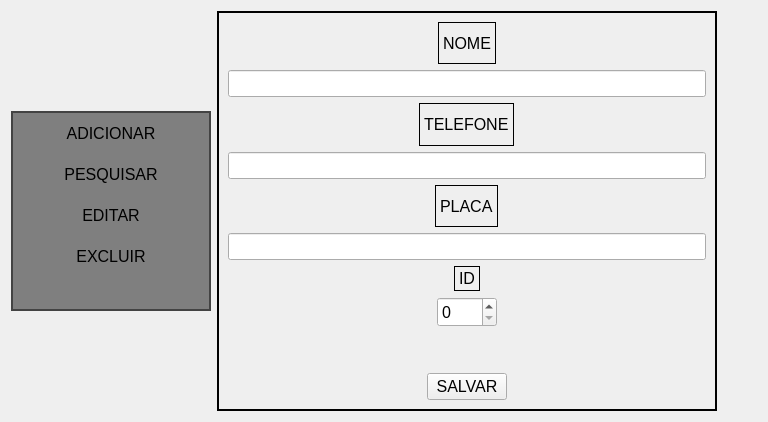
      <widget class="QWidget" name="motoboy">
       <attribute name="title">
        <string>Cadastrar Motoboys</string>
       </attribute>
       <layout class="QHBoxLayout" name="horizontalLayout_4">
        <item alignment="Qt::AlignmentFlag::AlignLeft">
         <widget class="QListWidget" name="listWidget_3">
          <property name="maximumSize">
           <size>
            <width>200</width>
            <height>200</height>
           </size>
          </property>
          <property name="font">
           <font>
            <pointsize>15</pointsize>
           </font>
          </property>
          <property name="styleSheet">
           <string notr="true">QListWidget {
    background-color: rgba(0, 0, 0, 120); /* fundo mais escuro para os itens */

}

QListWidget::item {

    padding: 11px;
    border: none;
   
}
</string>
          </property>
          <property name="frameShape">
           <enum>QFrame::Shape::WinPanel</enum>
          </property>
          <property name="autoScrollMargin">
           <number>16</number>
          </property>
          <item>
           <property name="text">
            <string>ADICIONAR</string>
           </property>
           <property name="font">
            <font>
             <pointsize>12</pointsize>
            </font>
           </property>
           <property name="textAlignment">
            <set>AlignCenter</set>
           </property>
           <property name="background">
            <brush brushstyle="SolidPattern">
             <color alpha="255">
              <red>255</red>
              <green>255</green>
              <blue>255</blue>
             </color>
            </brush>
           </property>
           <property name="foreground">
            <brush brushstyle="SolidPattern">
             <color alpha="255">
              <red>0</red>
              <green>0</green>
              <blue>0</blue>
             </color>
            </brush>
           </property>
           <property name="icon">
            <iconset theme="QIcon::ThemeIcon::ContactNew"/>
           </property>
          </item>
          <item>
           <property name="text">
            <string>PESQUISAR</string>
           </property>
           <property name="font">
            <font>
             <pointsize>12</pointsize>
            </font>
           </property>
           <property name="textAlignment">
            <set>AlignCenter</set>
           </property>
           <property name="icon">
            <iconset theme="QIcon::ThemeIcon::EditFind"/>
           </property>
          </item>
          <item>
           <property name="text">
            <string>EDITAR</string>
           </property>
           <property name="font">
            <font>
             <pointsize>12</pointsize>
            </font>
           </property>
           <property name="textAlignment">
            <set>AlignCenter</set>
           </property>
           <property name="icon">
            <iconset theme="QIcon::ThemeIcon::EditCut"/>
           </property>
          </item>
          <item>
           <property name="text">
            <string>EXCLUIR</string>
           </property>
           <property name="font">
            <font>
             <pointsize>12</pointsize>
            </font>
           </property>
           <property name="textAlignment">
            <set>AlignCenter</set>
           </property>
           <property name="icon">
            <iconset theme="QIcon::ThemeIcon::EditDelete"/>
           </property>
          </item>
         </widget>
        </item>
        <item alignment="Qt::AlignmentFlag::AlignLeft|Qt::AlignmentFlag::AlignVCenter">
         <widget class="QStackedWidget" name="stackedWidget_3">
          <property name="sizePolicy">
           <sizepolicy hsizetype="Expanding" vsizetype="Expanding">
            <horstretch>0</horstretch>
            <verstretch>0</verstretch>
           </sizepolicy>
          </property>
          <property name="minimumSize">
           <size>
            <width>500</width>
            <height>400</height>
           </size>
          </property>
          <property name="maximumSize">
           <size>
            <width>500</width>
            <height>400</height>
           </size>
          </property>
          <property name="frameShape">
           <enum>QFrame::Shape::WinPanel</enum>
          </property>
          <widget class="QWidget" name="page_3">
           <layout class="QVBoxLayout" name="verticalLayout_7">
            <item>
             <layout class="QVBoxLayout" name="verticalLayout_6">
              <item alignment="Qt::AlignmentFlag::AlignHCenter">
               <widget class="QLabel" name="label_11">
                <property name="font">
                 <font>
                  <pointsize>12</pointsize>
                 </font>
                </property>
                <property name="frameShape">
                 <enum>QFrame::Shape::Box</enum>
                </property>
                <property name="text">
                 <string>NOME</string>
                </property>
               </widget>
              </item>
              <item>
               <widget class="QLineEdit" name="motoboy_nome">
                <property name="font">
                 <font>
                  <pointsize>12</pointsize>
                 </font>
                </property>
                <property name="styleSheet">
                 <string notr="true">background-image: url(:/Imagens/branco de fundo.png);</string>
                </property>
               </widget>
              </item>
              <item alignment="Qt::AlignmentFlag::AlignHCenter">
               <widget class="QLabel" name="label_12">
                <property name="font">
                 <font>
                  <pointsize>12</pointsize>
                 </font>
                </property>
                <property name="frameShape">
                 <enum>QFrame::Shape::Box</enum>
                </property>
                <property name="text">
                 <string>TELEFONE</string>
                </property>
               </widget>
              </item>
              <item>
               <widget class="QLineEdit" name="motoboy_telefone">
                <property name="font">
                 <font>
                  <pointsize>12</pointsize>
                 </font>
                </property>
                <property name="styleSheet">
                 <string notr="true">background-image: url(:/Imagens/branco de fundo.png);</string>
                </property>
               </widget>
              </item>
              <item alignment="Qt::AlignmentFlag::AlignHCenter">
               <widget class="QLabel" name="label_13">
                <property name="font">
                 <font>
                  <pointsize>12</pointsize>
                 </font>
                </property>
                <property name="frameShape">
                 <enum>QFrame::Shape::Box</enum>
                </property>
                <property name="text">
                 <string>PLACA</string>
                </property>
               </widget>
              </item>
              <item>
               <widget class="QLineEdit" name="motoboy_placa">
                <property name="font">
                 <font>
                  <pointsize>12</pointsize>
                 </font>
                </property>
                <property name="styleSheet">
                 <string notr="true">background-image: url(:/Imagens/branco de fundo.png);</string>
                </property>
               </widget>
              </item>
              <item alignment="Qt::AlignmentFlag::AlignHCenter">
               <widget class="QLabel" name="label_14">
                <property name="maximumSize">
                 <size>
                  <width>30</width>
                  <height>25</height>
                 </size>
                </property>
                <property name="font">
                 <font>
                  <pointsize>12</pointsize>
                 </font>
                </property>
                <property name="frameShape">
                 <enum>QFrame::Shape::Box</enum>
                </property>
                <property name="text">
                 <string>ID</string>
                </property>
               </widget>
              </item>
              <item alignment="Qt::AlignmentFlag::AlignHCenter">
               <widget class="QSpinBox" name="motoboy_id">
                <property name="maximumSize">
                 <size>
                  <width>60</width>
                  <height>30</height>
                 </size>
                </property>
                <property name="font">
                 <font>
                  <pointsize>12</pointsize>
                 </font>
                </property>
                <property name="maximum">
                 <number>1000</number>
                </property>
               </widget>
              </item>
              <item>
               <spacer name="verticalSpacer_3">
                <property name="orientation">
                 <enum>Qt::Orientation::Vertical</enum>
                </property>
                <property name="sizeType">
                 <enum>QSizePolicy::Policy::Minimum</enum>
                </property>
                <property name="sizeHint" stdset="0">
                 <size>
                  <width>20</width>
                  <height>40</height>
                 </size>
                </property>
               </spacer>
              </item>
              <item alignment="Qt::AlignmentFlag::AlignHCenter">
               <widget class="QPushButton" name="btnSalvarMotoboy">
                <property name="font">
                 <font>
                  <pointsize>12</pointsize>
                 </font>
                </property>
                <property name="styleSheet">
                 <string notr="true">background-image: url(:/Imagens/branco de fundo.png);</string>
                </property>
                <property name="text">
                 <string>SALVAR</string>
                </property>
               </widget>
              </item>
             </layout>
            </item>
           </layout>
          </widget>
          <widget class="QWidget" name="page_4"/>
         </widget>
        </item>
        <item>
         <spacer name="horizontalSpacer">
          <property name="orientation">
           <enum>Qt::Orientation::Horizontal</enum>
          </property>
          <property name="sizeHint" stdset="0">
           <size>
            <width>40</width>
            <height>20</height>
           </size>
          </property>
         </spacer>
        </item>
       </layout>
      </widget>
